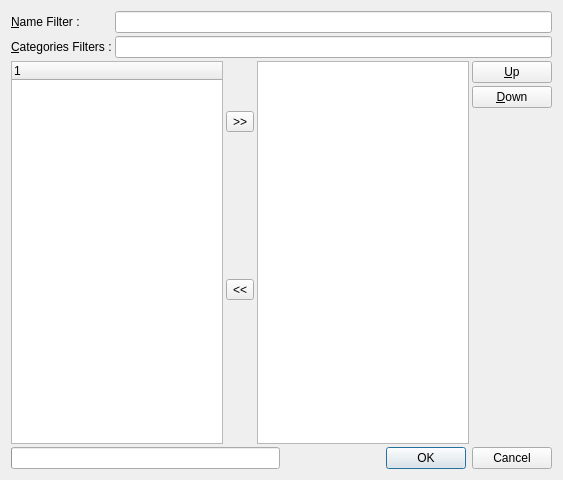
<ui version="4.0" >
 <class>UIDesktopTools</class>
 <widget class="QDialog" name="UIDesktopTools" >
  <property name="geometry" >
   <rect>
    <x>0</x>
    <y>0</y>
    <width>563</width>
    <height>480</height>
   </rect>
  </property>
  <property name="windowTitle" >
   <string>Desktop Applications</string>
  </property>
  <layout class="QGridLayout" >
   <property name="horizontalSpacing" >
    <number>3</number>
   </property>
   <property name="verticalSpacing" >
    <number>3</number>
   </property>
   <item row="0" column="0" colspan="4" >
    <layout class="QGridLayout" >
     <property name="horizontalSpacing" >
      <number>3</number>
     </property>
     <property name="verticalSpacing" >
      <number>3</number>
     </property>
     <item row="0" column="0" >
      <widget class="QLabel" name="lNameFilter" >
       <property name="text" >
        <string>&amp;Name Filter :</string>
       </property>
       <property name="buddy" >
        <cstring>leNameFilter</cstring>
       </property>
      </widget>
     </item>
     <item row="0" column="2" >
      <widget class="QLineEdit" name="leNameFilter" >
       <property name="toolTip" >
        <string>You can write there a filter for your application name</string>
       </property>
      </widget>
     </item>
     <item row="1" column="0" colspan="2" >
      <widget class="QLabel" name="lCategoriesFilters" >
       <property name="text" >
        <string>&amp;Categories Filters :</string>
       </property>
       <property name="buddy" >
        <cstring>leCategoriesFilters</cstring>
       </property>
      </widget>
     </item>
     <item row="1" column="2" >
      <widget class="QLineEdit" name="leCategoriesFilters" >
       <property name="toolTip" >
        <string>You can search for application base on their desktop categories ( Qt, audio and more ), you need to separate each category by a semi colon ;</string>
       </property>
      </widget>
     </item>
    </layout>
   </item>
   <item rowspan="6" row="1" column="0" >
    <widget class="QTreeWidget" name="twLeft" >
     <property name="minimumSize" >
      <size>
       <width>0</width>
       <height>0</height>
      </size>
     </property>
     <property name="editTriggers" >
      <set>QAbstractItemView::NoEditTriggers</set>
     </property>
     <property name="alternatingRowColors" >
      <bool>true</bool>
     </property>
     <property name="selectionMode" >
      <enum>QAbstractItemView::ExtendedSelection</enum>
     </property>
     <property name="allColumnsShowFocus" >
      <bool>true</bool>
     </property>
     <column>
      <property name="text" >
       <string>1</string>
      </property>
     </column>
    </widget>
   </item>
   <item rowspan="2" row="1" column="1" >
    <spacer>
     <property name="orientation" >
      <enum>Qt::Vertical</enum>
     </property>
     <property name="sizeHint" >
      <size>
       <width>20</width>
       <height>40</height>
      </size>
     </property>
    </spacer>
   </item>
   <item rowspan="6" row="1" column="2" >
    <widget class="QListWidget" name="lwRight" >
     <property name="editTriggers" >
      <set>QAbstractItemView::NoEditTriggers</set>
     </property>
     <property name="alternatingRowColors" >
      <bool>true</bool>
     </property>
     <property name="selectionMode" >
      <enum>QAbstractItemView::ExtendedSelection</enum>
     </property>
    </widget>
   </item>
   <item row="1" column="3" >
    <widget class="QPushButton" name="pbUp" >
     <property name="text" >
      <string>&amp;Up</string>
     </property>
     <property name="icon" >
      <iconset resource="../../resources/resources.qrc" >:/tools/icons/tools/up.png</iconset>
     </property>
    </widget>
   </item>
   <item row="2" column="3" >
    <widget class="QPushButton" name="pbDown" >
     <property name="text" >
      <string>&amp;Down</string>
     </property>
     <property name="icon" >
      <iconset resource="../../resources/resources.qrc" >:/tools/icons/tools/down.png</iconset>
     </property>
    </widget>
   </item>
   <item row="3" column="1" >
    <widget class="QToolButton" name="tbRight" >
     <property name="text" >
      <string>>></string>
     </property>
     <property name="shortcut" >
      <string>Ctrl++</string>
     </property>
    </widget>
   </item>
   <item rowspan="4" row="3" column="3" >
    <spacer>
     <property name="orientation" >
      <enum>Qt::Vertical</enum>
     </property>
     <property name="sizeHint" >
      <size>
       <width>20</width>
       <height>299</height>
      </size>
     </property>
    </spacer>
   </item>
   <item row="4" column="1" >
    <spacer>
     <property name="orientation" >
      <enum>Qt::Vertical</enum>
     </property>
     <property name="sizeHint" >
      <size>
       <width>20</width>
       <height>40</height>
      </size>
     </property>
    </spacer>
   </item>
   <item row="5" column="1" >
    <widget class="QToolButton" name="tbLeft" >
     <property name="text" >
      <string>&lt;&lt;</string>
     </property>
     <property name="shortcut" >
      <string>Ctrl+-</string>
     </property>
    </widget>
   </item>
   <item row="6" column="1" >
    <spacer>
     <property name="orientation" >
      <enum>Qt::Vertical</enum>
     </property>
     <property name="sizeHint" >
      <size>
       <width>20</width>
       <height>40</height>
      </size>
     </property>
    </spacer>
   </item>
   <item row="7" column="0" colspan="4" >
    <layout class="QHBoxLayout" >
     <property name="spacing" >
      <number>3</number>
     </property>
     <item>
      <widget class="QProgressBar" name="pbLoading" >
       <property name="minimumSize" >
        <size>
         <width>1</width>
         <height>1</height>
        </size>
       </property>
       <property name="alignment" >
        <set>Qt::AlignCenter</set>
       </property>
       <property name="orientation" >
        <enum>Qt::Horizontal</enum>
       </property>
       <property name="format" >
        <string>Loading Applications... %p%</string>
       </property>
      </widget>
     </item>
     <item>
      <widget class="QDialogButtonBox" name="dbbButtons" >
       <property name="orientation" >
        <enum>Qt::Horizontal</enum>
       </property>
       <property name="standardButtons" >
        <set>QDialogButtonBox::Cancel|QDialogButtonBox::NoButton|QDialogButtonBox::Ok</set>
       </property>
      </widget>
     </item>
    </layout>
   </item>
  </layout>
 </widget>
 <resources>
  <include location="../../resources/resources.qrc" />
 </resources>
 <connections>
  <connection>
   <sender>dbbButtons</sender>
   <signal>accepted()</signal>
   <receiver>UIDesktopTools</receiver>
   <slot>accept()</slot>
   <hints>
    <hint type="sourcelabel" >
     <x>633</x>
     <y>473</y>
    </hint>
    <hint type="destinationlabel" >
     <x>316</x>
     <y>535</y>
    </hint>
   </hints>
  </connection>
  <connection>
   <sender>dbbButtons</sender>
   <signal>rejected()</signal>
   <receiver>UIDesktopTools</receiver>
   <slot>close()</slot>
   <hints>
    <hint type="sourcelabel" >
     <x>633</x>
     <y>473</y>
    </hint>
    <hint type="destinationlabel" >
     <x>404</x>
     <y>512</y>
    </hint>
   </hints>
  </connection>
 </connections>
</ui>
